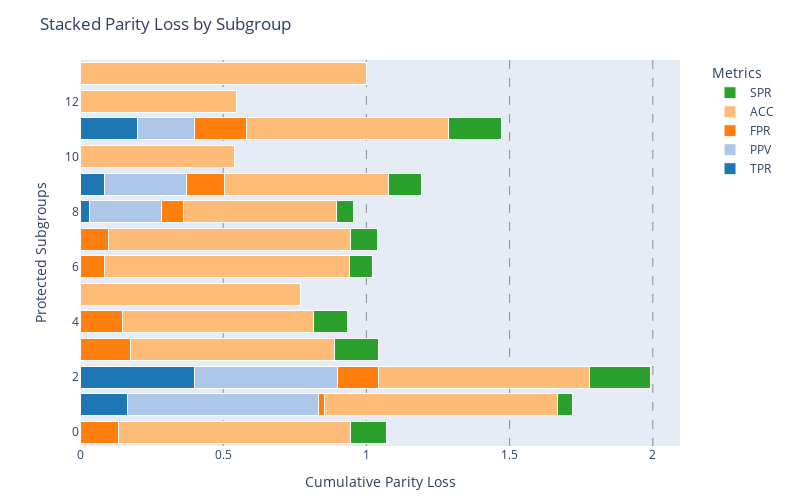

Notebook code cell kept with this figure:
### Markdown cell above
* **Cumulative Parity Loss**

### Code cell
plot_cumulative_parity_loss(y_true=df_encoded["income"], y_pred=df_encoded["prediction"], protected_attributes=df_encoded["occupation"])

### Figure 1 — Plotly figure (JSON) as saved in the notebook; plotly's stock layout.template omitted (floating-point values rounded to 4 significant figures)
{"data": [{"marker": {"color": "#1f77b4", "line": {"color": "white", "width": 1}}, "name": "TPR", "orientation": "h", "type": "bar", "x": [0, 0.1667, 0.4, 0, 0, 0, 0, 0, 0.03333, 0.08696, 0, 0.2, 0, 0], "y": [0, 1, 2, 3, 4, 5, 6, 7, 8, 9, 10, 11, 12, 13]}, {"marker": {"color": "#aec7e8", "line": {"color": "white", "width": 1}}, "name": "PPV", "orientation": "h", "type": "bar", "x": [0, 0.6667, 0.5, 0, 0, 0, 0, 0, 0.25, 0.2857, 0, 0.2, 0, 0], "y": [0, 1, 2, 3, 4, 5, 6, 7, 8, 9, 10, 11, 12, 13]}, {"marker": {"color": "#ff7f0e", "line": {"color": "white", "width": 1}}, "name": "FPR", "orientation": "h", "type": "bar", "x": [0.1333, 0.02128, 0.1429, 0.1778, 0.15, 0, 0.08475, 0.1, 0.07692, 0.1316, 0, 0.1818, 0, 0], "y": [0, 1, 2, 3, 4, 5, 6, 7, 8, 9, 10, 11, 12, 13]}, {"marker": {"color": "#ffbb78", "line": {"color": "white", "width": 1}}, "name": "ACC", "orientation": "h", "type": "bar", "x": [0.8125, 0.8136, 0.7368, 0.7115, 0.6667, 0.7692, 0.8571, 0.8437, 0.5362, 0.5738, 0.5385, 0.7037, 0.5455, 1.0], "y": [0, 1, 2, 3, 4, 5, 6, 7, 8, 9, 10, 11, 12, 13]}, {"marker": {"color": "#2ca02c", "line": {"color": "white", "width": 1}}, "name": "SPR", "orientation": "h", "type": "bar", "x": [0.125, 0.05085, 0.2105, 0.1538, 0.1176, 0, 0.07937, 0.09375, 0.05797, 0.1148, 0, 0.1852, 0, 0], "y": [0, 1, 2, 3, 4, 5, 6, 7, 8, 9, 10, 11, 12, 13]}], "layout": {"barmode": "stack", "height": 500, "legend": {"title": {"text": "Metrics"}, "x": 1.05, "xanchor": "left", "y": 1}, "margin": {"b": 40, "l": 80, "r": 120, "t": 60}, "title": {"text": "Stacked Parity Loss by Subgroup"}, "width": 800, "xaxis": {"gridcolor": "rgba(0,0,0,0.4)", "griddash": "dash", "showgrid": true, "title": {"text": "Cumulative Parity Loss"}}, "yaxis": {"title": {"text": "Protected Subgroups"}}}}
